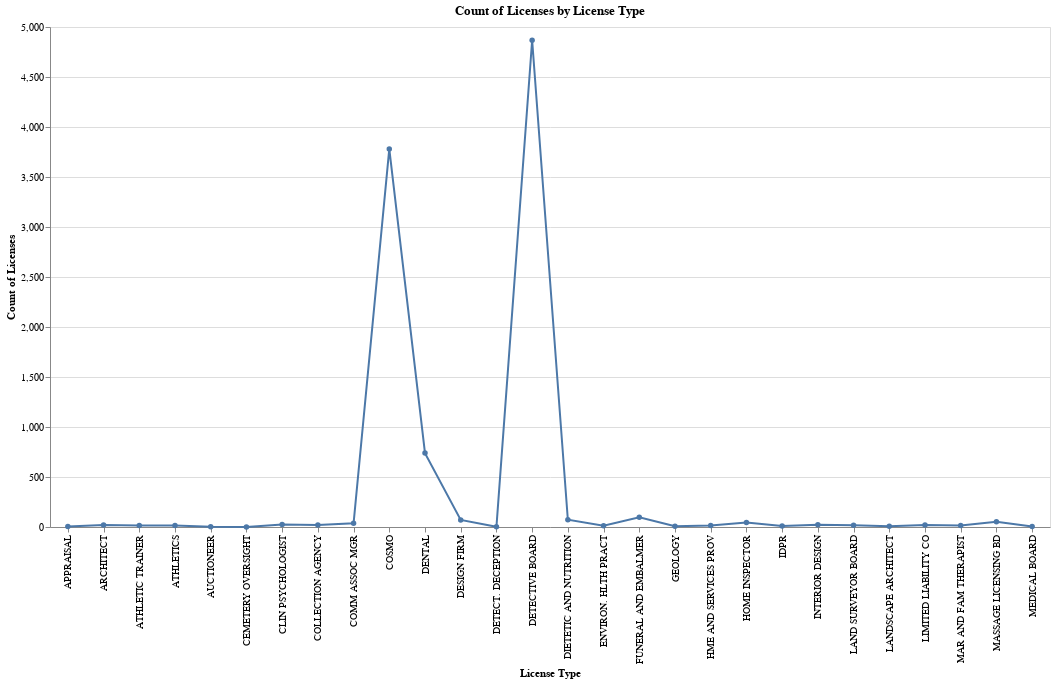

Notebook cell for this chart:
### Markdown cell above
**Write-up for Chart 1:**

- **Description of the chart**: Chart 1 is an interactive bar chart that displays the average square footage for each agency in the selected city. The x-axis is the name of the agencies in the city, and the y-axis is the average square footage of buildings owned by each agency.
- **Design choices**: I chose a bar chart to effectively compare the average square footage across different agencies within a city. Agency Name is a *nominal* type since it is categorical, and Average Square Footage is *quantitative* type since it is numerical. I didn't choose any color for the chart since I thought default color would be sufficient.
- **Grouping data**: Before creating the bar graph, I grouped the data by Agency Name and City to calculate the average square footage for each agency in each city.
- **Interactivity**: There is a dropdown filter that allows you to select cities. When a city is selected from the dropdown, the bar chart updates to show the average square footage for each agency in that city.

### Code cell
# Chart 2: not interactive

# 1. group by City and License Type and calculate count of licenses
df2_grouped = df2.groupby('License Type').size().reset_index(name='Count of Licenses')

# 2. create line chart
chart2 = alt.Chart(df2_grouped).mark_line(point=True).encode(
    x = alt.X('License Type:N', title='License Type'),
    y = alt.Y('Count of Licenses:Q', title='Count of Licenses')
).properties(
    title='Count of Licenses by License Type',
    width=1000,
    height=500
)

chart2

### Figure 1 — Vega-Lite specification as saved in the notebook (floating-point values rounded to 4 significant figures)
{"config": {"view": {"continuousWidth": 300, "continuousHeight": 300}}, "data": {"name": "data-e967ffc74e88a9cf74df9ebba4c6ec6b"}, "mark": {"type": "line", "point": true}, "encoding": {"x": {"field": "License Type", "title": "License Type", "type": "nominal"}, "y": {"field": "Count of Licenses", "title": "Count of Licenses", "type": "quantitative"}}, "height": 500, "title": "Count of Licenses by License Type", "width": 1000, "$schema": "https://vega.github.io/schema/vega-lite/v6.1.0.json", "datasets": {"data-e967ffc74e88a9cf74df9ebba4c6ec6b": [{"License Type": "APPRAISAL", "Count of Licenses": 5}, {"License Type": "ARCHITECT", "Count of Licenses": 20}, {"License Type": "ATHLETIC TRAINER", "Count of Licenses": 14}, {"License Type": "ATHLETICS", "Count of Licenses": 15}, {"License Type": "AUCTIONEER", "Count of Licenses": 2}, {"License Type": "CEMETERY OVERSIGHT", "Count of Licenses": 1}, {"License Type": "CLIN PSYCHOLOGIST", "Count of Licenses": 24}, {"License Type": "COLLECTION AGENCY", "Count of Licenses": 21}, {"License Type": "COMM ASSOC MGR", "Count of Licenses": 37}, {"License Type": "COSMO", "Count of Licenses": 3781}, {"License Type": "DENTAL", "Count of Licenses": 739}, {"License Type": "DESIGN FIRM", "Count of Licenses": 71}, {"License Type": "DETECT. DECEPTION", "Count of Licenses": 2}, {"License Type": "DETECTIVE BOARD", "Count of Licenses": 4867}, {"License Type": "DIETETIC AND NUTRITION", "Count of Licenses": 73}, {"License Type": "ENVIRON. HLTH PRACT", "Count of Licenses": 13}, {"License Type": "FUNERAL AND EMBALMER", "Count of Licenses": 98}, {"License Type": "GEOLOGY", "Count of Licenses": 7}, {"License Type": "HME AND SERVICES PROV", "Count of Licenses": 16}, {"License Type": "HOME INSPECTOR", "Count of Licenses": 46}, {"License Type": "IDPR", "Count of Licenses": 9}, {"License Type": "INTERIOR DESIGN", "Count of Licenses": 22}, {"License Type": "LAND SURVEYOR BOARD", "Count of Licenses": 17}, {"License Type": "LANDSCAPE ARCHITECT", "Count of Licenses": 7}, {"License Type": "LIMITED LIABILITY CO", "Count of Licenses": 21}, {"License Type": "MAR AND FAM THERAPIST", "Count of Licenses": 14}, {"License Type": "MASSAGE LICENSING BD", "Count of Licenses": 52}, {"License Type": "MEDICAL BOARD", "Count of Licenses": 6}]}}
